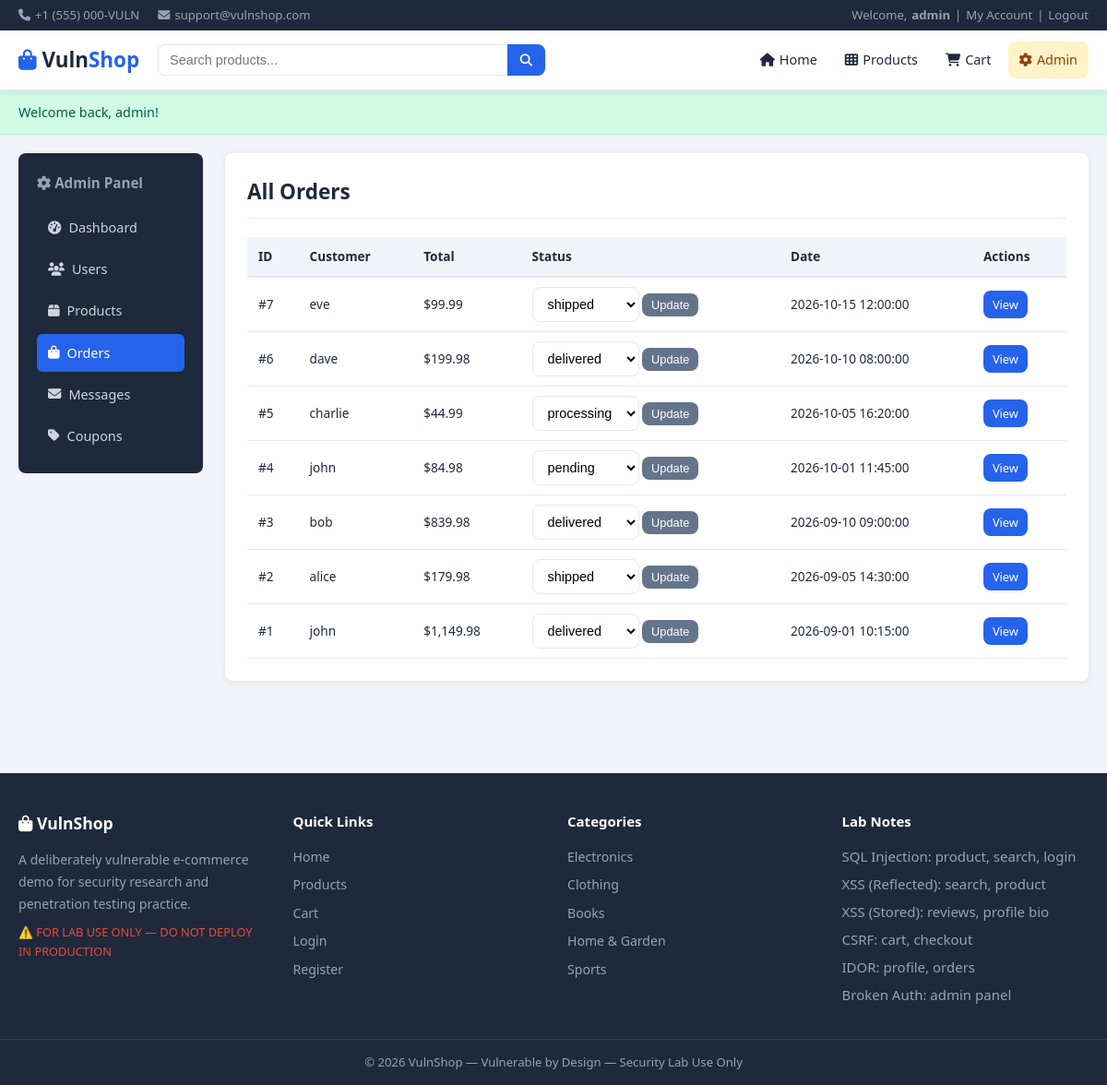
Page /admin/index.php?section=orders (signed in) on the committed database.
### tables this page shows
CREATE TABLE IF NOT EXISTS orders (
    id               INT AUTO_INCREMENT PRIMARY KEY,
    user_id          INT,
    total            DECIMAL(10,2),
    status           VARCHAR(50) DEFAULT 'pending',
    shipping_address TEXT,
    created_at       DATETIME DEFAULT CURRENT_TIMESTAMP,
    FOREIGN KEY (user_id) REFERENCES users(id)
);

CREATE TABLE IF NOT EXISTS users (
    id           INT AUTO_INCREMENT PRIMARY KEY,
    username     VARCHAR(100) NOT NULL,
    password     VARCHAR(255) NOT NULL,
    email        VARCHAR(255) NOT NULL,
    full_name    VARCHAR(255),
    address      TEXT,
    phone        VARCHAR(30),
    role         VARCHAR(20)  DEFAULT 'user',
    bio          TEXT,
    avatar       VARCHAR(255) DEFAULT 'default.png',
    reset_token  VARCHAR(64)  DEFAULT NULL,
    reset_expiry DATETIME     DEFAULT NULL,
    created_at   DATETIME     DEFAULT CURRENT_TIMESTAMP
);

### includes/db.php (called while the page is built, shortened)
<?php
$conn = mysqli_connect(DB_HOST, DB_USER, DB_PASS, DB_NAME);
function db_query($sql) {
    global $conn;
    $result = mysqli_query($conn, $sql);
    return $result;
}
function db_fetch_all($sql) {
    $result = db_query($sql);
    $rows = [];
    while ($row = mysqli_fetch_assoc($result)) {
        $rows[] = $row;
    }
    return $rows;
}
?>

### admin/index.php (the view, shortened to what this page needs)
<?php
require_once '../includes/header.php';
$section = isset($_GET['section']) ? $_GET['section'] : 'dashboard';
?>
<div class="admin-layout">
    <aside class="admin-sidebar">
        <h3><i class="fas fa-cog"></i> Admin Panel</h3>
        <nav class="admin-nav">
            <a href="?section=dashboard"  class="<?php echo $section=='dashboard'?'active':''; ?>"><i class="fas fa-tachometer-alt"></i> Dashboard</a>
            <a href="?section=users"      class="<?php echo $section=='users'?'active':''; ?>"><i class="fas fa-users"></i> Users</a>
            <a href="?section=products"   class="<?php echo $section=='products'?'active':''; ?>"><i class="fas fa-box"></i> Products</a>
            <a href="?section=orders"     class="<?php echo $section=='orders'?'active':''; ?>"><i class="fas fa-shopping-bag"></i> Orders</a>
            <a href="?section=messages"   class="<?php echo $section=='messages'?'active':''; ?>"><i class="fas fa-envelope"></i> Messages</a>
            <a href="?section=coupons"    class="<?php echo $section=='coupons'?'active':''; ?>"><i class="fas fa-tag"></i> Coupons</a>
        </nav>
    </aside>
    <div class="admin-content">
    <?php if ($section === 'dashboard'): ?>
        <h2>Dashboard</h2>
        <?php
        $user_count    = db_fetch_one("SELECT COUNT(*) as c FROM users")['c'];
        $product_count = db_fetch_one("SELECT COUNT(*) as c FROM products")['c'];
        $order_count   = db_fetch_one("SELECT COUNT(*) as c FROM orders")['c'];
        $revenue       = db_fetch_one("SELECT SUM(total) as t FROM orders")['t'];
        $review_count  = db_fetch_one("SELECT COUNT(*) as c FROM reviews")['c'];
        $msg_count     = db_fetch_one("SELECT COUNT(*) as c FROM messages")['c'];
        ?>
        <div class="dash-stats">
            <div class="stat-card"><i class="fas fa-users"></i><div><span><?php echo $user_count; ?></span><p>Users</p></div></div>
            <div class="stat-card"><i class="fas fa-box"></i><div><span><?php echo $product_count; ?></span><p>Products</p></div></div>
            <div class="stat-card"><i class="fas fa-shopping-bag"></i><div><span><?php echo $order_count; ?></span><p>Orders</p></div></div>
            <div class="stat-card"><i class="fas fa-dollar-sign"></i><div><span>$<?php echo number_format($revenue ?? 0, 2); ?></span><p>Revenue</p></div></div>
            <div class="stat-card"><i class="fas fa-star"></i><div><span><?php echo $review_count; ?></span><p>Reviews</p></div></div>
            <div class="stat-card"><i class="fas fa-envelope"></i><div><span><?php echo $msg_count; ?></span><p>Messages</p></div></div>
        </div>
        <div class="lab-hint" style="margin-top:20px">
            <h4><i class="fas fa-flask"></i> Admin Panel Vulnerabilities</h4>
            <ul>
                <li><strong>Broken Access Control:</strong> Register a new account with <code>role=admin</code> via Burp Suite, then access this page</li>
                <li><strong>SQLi Login Bypass:</strong> Use <code>admin'--</code> as username</li>
                <li><strong>Sensitive Exposure:</strong> Check Users tab — all passwords shown in plain text</li>
                <li><strong>Stored XSS:</strong> Check Messages tab — user input rendered raw</li>
            </ul>
        </div>
    <?php elseif ($section === 'orders'): ?>
        <h2>All Orders</h2>
        <?php
        $orders = db_fetch_all("SELECT o.*, u.username FROM orders o LEFT JOIN users u ON o.user_id = u.id ORDER BY o.created_at DESC");
        ?>
        <div style="overflow-x:auto">
        <table class="admin-table">
            <thead><tr><th>ID</th><th>Customer</th><th>Total</th><th>Status</th><th>Date</th><th>Actions</th></tr></thead>
            <tbody>
            <?php foreach ($orders as $o): ?>
            <tr>
                <td>#<?php echo $o['id']; ?></td>
                <td><?php echo $o['username']; ?></td>
                <td>$<?php echo number_format($o['total'], 2); ?></td>
                <td>
                    <form method="POST" style="display:inline">
                        <select name="status" class="form-control" style="width:auto;display:inline">
                            <?php foreach(['pending','processing','shipped','delivered','cancelled'] as $s): ?>
                            <option <?php echo $o['status']==$s?'selected':''; ?>><?php echo $s; ?></option>
                            <?php endforeach; ?>
                        </select>
                        <button type="submit" name="update_status" class="btn btn-sm btn-secondary">Update</button>
                    </form>
                </td>
                <td><?php echo $o['created_at']; ?></td>
                <td><a href="/vuln-shop/orders.php?id=<?php echo $o['id']; ?>" class="btn btn-sm btn-primary">View</a></td>
            </tr>
            <?php endforeach; ?>
            </tbody>
        </table>
        </div>
    <?php endif; ?>
    </div>
</div>
<?php require_once '../includes/footer.php'; ?>

### css/style.css (style rules this page uses)
*, *::before, *::after { box-sizing: border-box; margin: 0; padding: 0; }
:root { --primary: #2563eb; --primary-dk: #1d4ed8; --success: #16a34a; --danger: #dc2626; --warning: #d97706; --info: #0891b2; --dark: #1e293b; --mid: #64748b; --light: #f1f5f9; --white: #ffffff; --border: #e2e8f0; --shadow: 0 2px 8px rgba(0,0,0,.08); --radius: 8px; }
body { font-family: 'Segoe UI', system-ui, -apple-system, sans-serif; background: var(--light); color: var(--dark); font-size: 15px; line-height: 1.6; }
a { color: var(--primary); text-decoration: none; }
.btn { display: inline-flex; align-items: center; gap: 6px; padding: 9px 18px; border-radius: var(--radius); border: none; cursor: pointer; font-size: 0.9rem; font-weight: 500; text-decoration: none; transition: opacity .15s, transform .1s; white-space: nowrap; }
.btn-primary { background: var(--primary); color: var(--white); }
.btn-secondary { background: var(--mid); color: var(--white); }
.btn-sm { padding: 5px 10px; font-size: 0.8rem; }
.form-control { width: 100%; padding: 9px 12px; border: 1px solid var(--border); border-radius: var(--radius); font-size: 0.9rem; outline: none; background: var(--white); transition: border-color .15s; }
.admin-layout { display: grid; grid-template-columns: 200px 1fr; gap: 24px; align-items: start; }
.admin-sidebar { background: var(--dark); border-radius: var(--radius); padding: 20px; color: var(--white); position: sticky; top: 80px; }
.admin-sidebar h3 { margin-bottom: 16px; font-size: 0.95rem; color: #94a3b8; }
.admin-nav { display: flex; flex-direction: column; gap: 4px; }
.admin-nav a { display: flex; align-items: center; gap: 8px; padding: 9px 12px; border-radius: 6px; color: #cbd5e1; font-size: 0.9rem; text-decoration: none; transition: background .15s; }
.admin-nav a.active { background: var(--primary); color: var(--white); }
.admin-content { background: var(--white); border-radius: var(--radius); padding: 24px; box-shadow: var(--shadow); min-height: 400px; }
.admin-content h2 { margin-bottom: 20px; padding-bottom: 10px; border-bottom: 1px solid var(--border); }
.admin-table { width: 100%; border-collapse: collapse; font-size: 0.85rem; }
.admin-table th { background: var(--light); padding: 10px 12px; text-align: left; border-bottom: 2px solid var(--border); }
.admin-table td { padding: 10px 12px; border-bottom: 1px solid var(--border); vertical-align: middle; }

### rows in the picture
orders: id "7", user.username "eve", total "99.99", status "shipped", created_at "2026-10-15 12:00:00"
orders: id "6", user.username "dave", total "199.98", status "delivered", created_at "2026-10-10 08:00:00"
orders: id "5", user.username "charlie", total "44.99", status "processing", created_at "2026-10-05 16:20:00"
orders: id "4", user.username "john", total "84.98", status "pending", created_at "2026-10-01 11:45:00"
orders: id "3", user.username "bob", total "839.98", status "delivered", created_at "2026-09-10 09:00:00"
orders: id "2", user.username "alice", total "179.98", status "shipped", created_at "2026-09-05 14:30:00"
orders: id "1", user.username "john", total "1,149.98", status "delivered", created_at "2026-09-01 10:15:00"

### other values in the picture
$_SESSION['username'] "admin"
$_SESSION['flash_msg'] "Welcome back, admin!"
